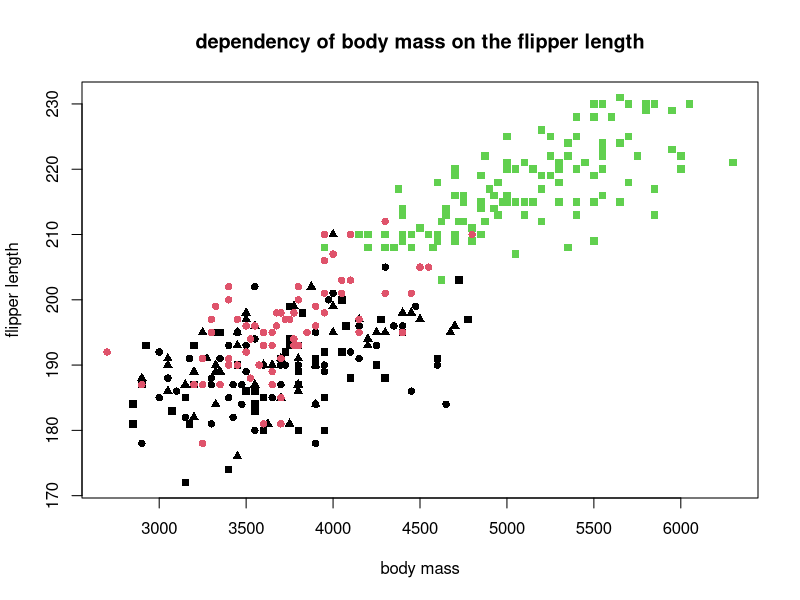
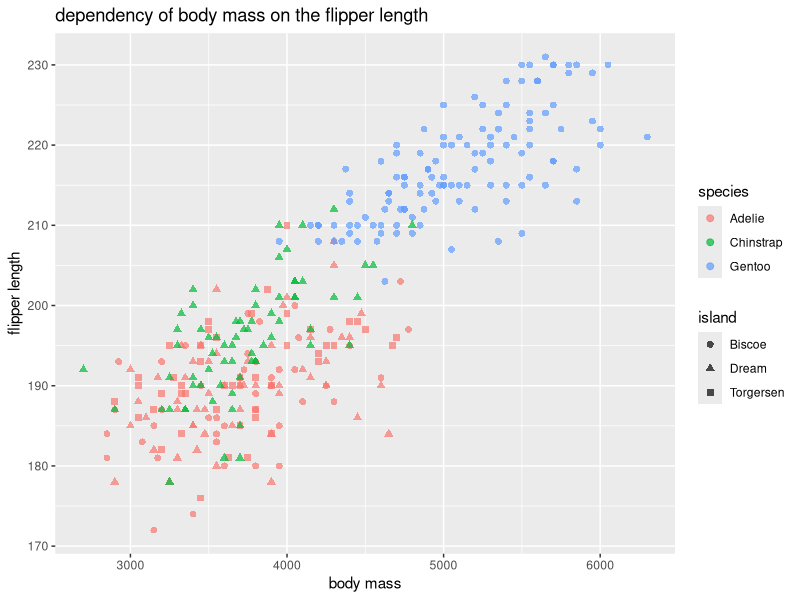

These charts were generated, in order, by the following R code:

library(palmerpenguins)
data <- penguins
data <- na.omit(data)
plot(x = data$body_mass_g, y = data$flipper_length_mm,
     main = "dependency of body mass on the flipper length",
     xlab = "body mass",
     ylab = "flipper length",
     col = as.factor(data$species),
     pch = c(15, 16, 17)[as.integer(as.factor(data$island))]
)

install.packages("ggplot2")
library(ggplot2)
ggplot(data = data, aes(x = body_mass_g, y = flipper_length_mm, color = species, shape = island)) + 
  geom_point(size = 2, alpha = 0.7) + 
  labs(title = "dependency of body mass on the flipper length",
       x = "body mass",
       y = "flipper length",
       color = "species",
       shape = "island")
